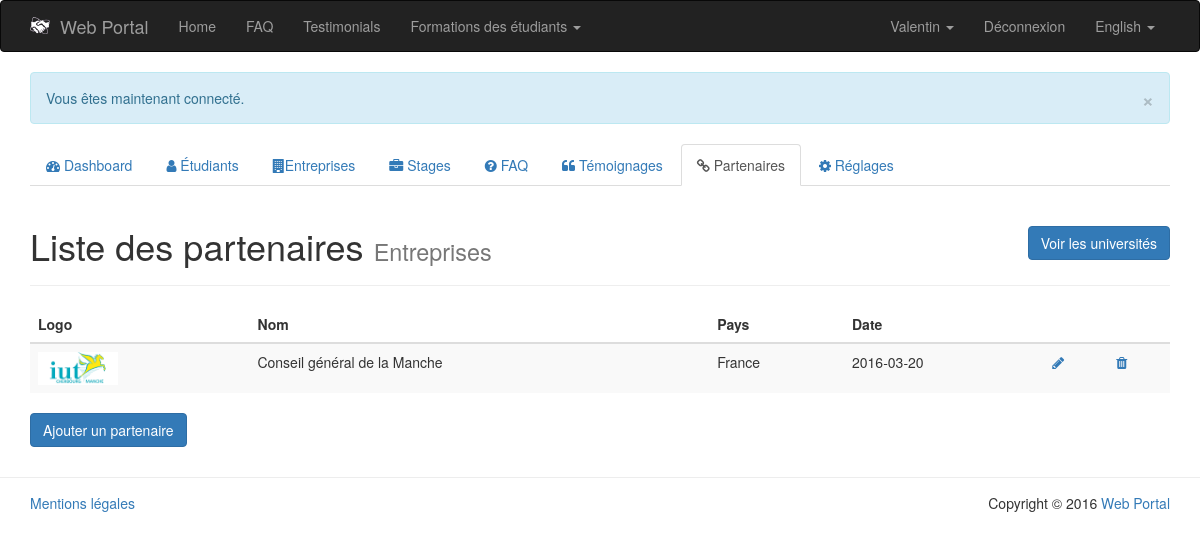
Page /PHP/public/index.php?page=admin/partners-list (signed in) on the committed database.
### tables this page shows
CREATE TABLE IF NOT EXISTS `settings` (
  `id` int(11) NOT NULL AUTO_INCREMENT,
  `tag` varchar(64) NOT NULL,
  `value` varchar(256) NOT NULL,
  `placeholder` varchar(128) NOT NULL,
  `data_type` enum('varchar','int','boolean') NOT NULL DEFAULT 'varchar',
  PRIMARY KEY (`id`)
);

CREATE TABLE IF NOT EXISTS `student` (
  `id` int(11) NOT NULL AUTO_INCREMENT,
  `first_name` varchar(64) NOT NULL,
  `last_name` varchar(64) NOT NULL,
  `country` enum('France','Irlande') NOT NULL,
  `skill` int(11) NOT NULL,
  `email` varchar(64) NOT NULL,
  `password` varchar(64) NOT NULL,
  `cv` varchar(128) NOT NULL,
  `portfolio` varchar(128) NOT NULL,
  `admin` tinyint(1) NOT NULL DEFAULT '0',
  `available` tinyint(1) NOT NULL DEFAULT '1',
  `activated` tinyint(1) NOT NULL,
  `register_date` date NOT NULL,
  PRIMARY KEY (`id`),
  KEY `skill` (`skill`)
);

CREATE TABLE IF NOT EXISTS `partner` (
  `id` int(11) NOT NULL AUTO_INCREMENT,
  `name` varchar(64) NOT NULL,
  `logo` varchar(128) NOT NULL,
  `country` enum('France','Irlande') NOT NULL,
  `type` enum('company','university') NOT NULL DEFAULT 'company',
  `register_date` date NOT NULL,
  PRIMARY KEY (`id`)
);

### PHP/app/model/Settings.class.php (called while the page is built, shortened)
<?php
	class Settings {
		public static function getWebsiteName() {
			$db = PDOConnexion::getInstance();
			$sql = "SELECT value FROM settings WHERE tag = 'website_name'";
			$sth = $db->prepare($sql);
			$sth->setFetchMode(PDO::FETCH_CLASS|PDO::FETCH_PROPS_LATE, 'Settings');
			$sth->execute();
			return $sth->fetch()->value;
		}
	}
?>

### PHP/app/model/Autoloader.php (called while the page is built, shortened)
<?php
	class Autoloader {
		public static function appAutoload($class) {
			$class = str_replace('\\', '/', $class);
		}
	}
?>

### PHP/app/model/Language.class.php (called while the page is built, shortened)
<?php
	class Language {
		private $defaultLanguage = 'en';
		private $currentLanguage;
		private $translate = array();
		public function __construct() {
		    if (isset($_COOKIE['lang']) || isset($_SESSION['lang'])) {
		        if (isset($_COOKIE['lang'])) {
		            $this->currentLanguage = $_COOKIE['lang'];
		        }
		        if (isset($_SESSION['lang'])) {
		            $this->currentLanguage = $_SESSION['lang'];
		        }
		    }
		    else {
		    	$this->currentLanguage = $this->detectBrowserLanguage();
		    }
		    $this->translate = $translate;
		}
		private function detectBrowserLanguage() {
			if (isset($_SERVER['HTTP_ACCEPT_LANGUAGE'])) {
				if (substr($_SERVER['HTTP_ACCEPT_LANGUAGE'], 0, 2) == 'fr') {
					return 'fr';
				}
				else {
					return 'en';
				}
			}
			return $this->defaultLanguage;
		}
		public function getCurrentLanguage() {
			$languageName = ($this->currentLanguage == 'fr') ? 'Français' : 'English';
			return array(
				'code' => $this->currentLanguage,
				'name' => $languageName
			);
		}
		public function translate($term) {
			if (!array_key_exists($this->currentLanguage, $this->translate)) {
				if (file_exists(LANG . DS . $this->currentLanguage . '.php')) {
					return $this->translate[$term];
				}
			}
			else {
				throw new Exception('Le terme "' . $term . '" n\'existe pas dans le fichier de traduction.');
			}
		}
	}
?>

### PHP/ressources/lang/en.php (called while the page is built)
<?php
	$translate = array (
		'home' => 'Home',
		'faq' => 'FAQ',
		'testimonials' => 'Testimonials',
		'student' => 'Student',
		'company' => 'Company'
	);
?>

### PHP/app/model/Student.class.php (called while the page is built, shortened)
<?php
	class Student {
		public function __get($nom) {
			return $this->$nom;
		}
		public static function getStudentById($id) {
			$db = PDOConnexion::getInstance();
			$sql = 'SELECT * FROM student WHERE id = :id';
			$sth = $db->prepare($sql);
			$sth->setFetchMode(PDO::FETCH_CLASS|PDO::FETCH_PROPS_LATE, 'Student');
			$sth->execute(array(
				':id' => $id
			));
			return $sth->fetch();
		}
	}
?>

### PHP/app/model/Partner.class.php (called while the page is built, shortened)
<?php
	class Partner {
		public function __get($nom) {
			return $this->$nom;
		}
		public static function getPartnersList($type = '') {
			$db = PDOConnexion::getInstance();
			if ($type == 'university' || $type == 'company') {
				$sql = "SELECT * FROM partner WHERE type = '{$type}'";
			}
			else {
				$sql = 'SELECT * FROM partner';
			}
			$sth = $db->prepare($sql);
			$sth->setFetchMode(PDO::FETCH_CLASS|PDO::FETCH_PROPS_LATE, 'Partner');
			$sth->execute();
			return $sth->fetchAll();
		}
	}
?>

### PHP/app/view/admin/partners-list.php (the view, shortened to what this page needs)
<?php
	if (App::isAdmin()) :
		$type = htmlentities($_GET['type']);
?>
	<div class="col-md-12">
		<div class="page-header">
			<h1>
				Liste des partenaires
				<?php
					if ($type == 'university') {
						echo '<small>Universités</small>';
						echo '<a href="index.php?page=admin/partners-list&amp;type=company" class="btn btn-primary pull-right">Voir les entreprises</a>';
					}
					else {
						echo '<small>Entreprises</small>';
						echo '<a href="index.php?page=admin/partners-list&amp;type=university" class="btn btn-primary pull-right">Voir les universités</a>';
					}
				?>
			</h1>
		</div>
		<table class="table table-striped">
			<thead>
				<tr>
					<th>Logo</th>
					<th>Nom</th>
					<th>Pays</th>
					<th>Date</th>
					<th></th>
					<th></th>
				</tr>
			</thead>
			<?php
				foreach (Partner::getPartnersList($type) as $partner) {
					echo '<tr data-id=' . $partner->id . '>';
						echo '<td><img alt="' . $partner->name . '" src="' . $partner->logo . '" style="width:80px;"/></td>';
						echo '<td>' . $partner->name . '</td>';
						echo '<td>' . $partner->country . '</td>';
						echo '<td>' . $partner->register_date . '</td>';
						echo '<td><a href="index.php?page=admin/partner-edit&amp;id=' . $partner->id . '" data-toggle="tooltip" title="Modifier"><i class="fa fa-pencil"></i></a></td>';
						echo '<td><a href="#" title="Supprimer" data-action="delete" data-toggle="tooltip" title="Supprimer"><i class="fa fa-trash"></i></a></td>';
					echo '</tr>';
				}
			?>
		</table>
		<a href="index.php?page=admin/add-partner" class="btn btn-primary">Ajouter un partenaire</a>
	</div>
<?php
	else :
		App::getHeader(404);
	endif;
?>

### PHP/app/view/navbar.php (shortened to what this page needs)
<nav class="navbar navbar-inverse">
	<div class="container">
		<div class="navbar-header">
			<a class="navbar-brand" href="index.php?page=home"><img src="img/logo.png" alt="Logo" style="float: left; margin-right: 10px; width: 20px;"><?php echo Settings::getWebsiteName(); ?></a>
		</div>
		<div id="navbar" class="collapse navbar-collapse">
			<ul class="nav navbar-nav">
				<li<?php App::isCurrentPage('home'); ?>><a href="index.php?page=home"><?php echo $language->translate('home'); ?></a></li>
				<li<?php App::isCurrentPage('faq'); ?>><a href="index.php?page=faq"><?php echo $language->translate('faq'); ?></a></li>
				<li<?php App::isCurrentPage('testimonials'); ?>><a href="index.php?page=testimonials"><?php echo $language->translate('testimonials'); ?></a></li>
				<li class="dropdown"
					     	App::isCurrentPage('formations-ireland'); ?>>
						  	<a id="formations-dropdown" href="#" class="dropdown-toggle" data-toggle="dropdown" role="button" aria-haspopup="true" aria-expanded="false">
								Formations des étudiants
								<span class="caret"></span>
							</a>
				</li>
			</ul>
			<ul class="nav navbar-nav navbar-right">
				<?php if (App::isLogged()) : ?>
					<?php $member = App::getMember(); ?>
					<?php if (get_class($member) == 'Student') : ?>
						<li class="dropdown">
							<a id="student-dropdown" href="#" class="dropdown-toggle" data-toggle="dropdown" role="button" aria-haspopup="true" aria-expanded="false">
								<?php echo $member->first_name; ?>
								<span class="caret"></span>
							</a>
						</li>
					<?php endif; ?>
					<li><a href="index.php?page=signout">Déconnexion</a></li>
				<?php endif; ?>
				<li class="dropdown">
					<a id="lang-dropdown" href="#" class="dropdown-toggle" data-toggle="dropdown" role="button" aria-haspopup="true" aria-expanded="false">
						<?php echo $language->getCurrentLanguage()['name']; ?>
						<span class="caret"></span>
					</a>
				</li>
            </ul>
		</div>
	</div>
</nav>

### PHP/app/view/admin/footer.php (shortened to what this page needs)
			</div>
		</div>
		<footer id="footer" style="border-top: 1px solid #ededed; margin-top: 30px; padding: 15px 0;">
			<div class="container">
				<div class="row">
					<div class="col-md-8">
						<a href="index.php?page=legal">Mentions légales</a>
					</div>
					<div class="col-md-4 text-right">
						Copyright &copy; <?php echo date('Y') . ' <a href="index.php?page=home">' . Settings::getWebsiteName() . '</a>'; ?>
					</div>
				</div>
			</div>
		</footer>
	</body>
</html>

### rows in the picture
settings: value "Web Portal"
student: first_name "Valentin"
partner: logo (picture), name "Conseil général de la Manche", country "France", register_date "2016-03-20"

### other values in the picture
$language->translate('home') "Home"
$language->translate('faq') "FAQ"
$language->translate('testimonials') "Testimonials"
$language->getCurrentLanguage()['name'] "English"
$output "× Vous êtes maintenant connecté."
